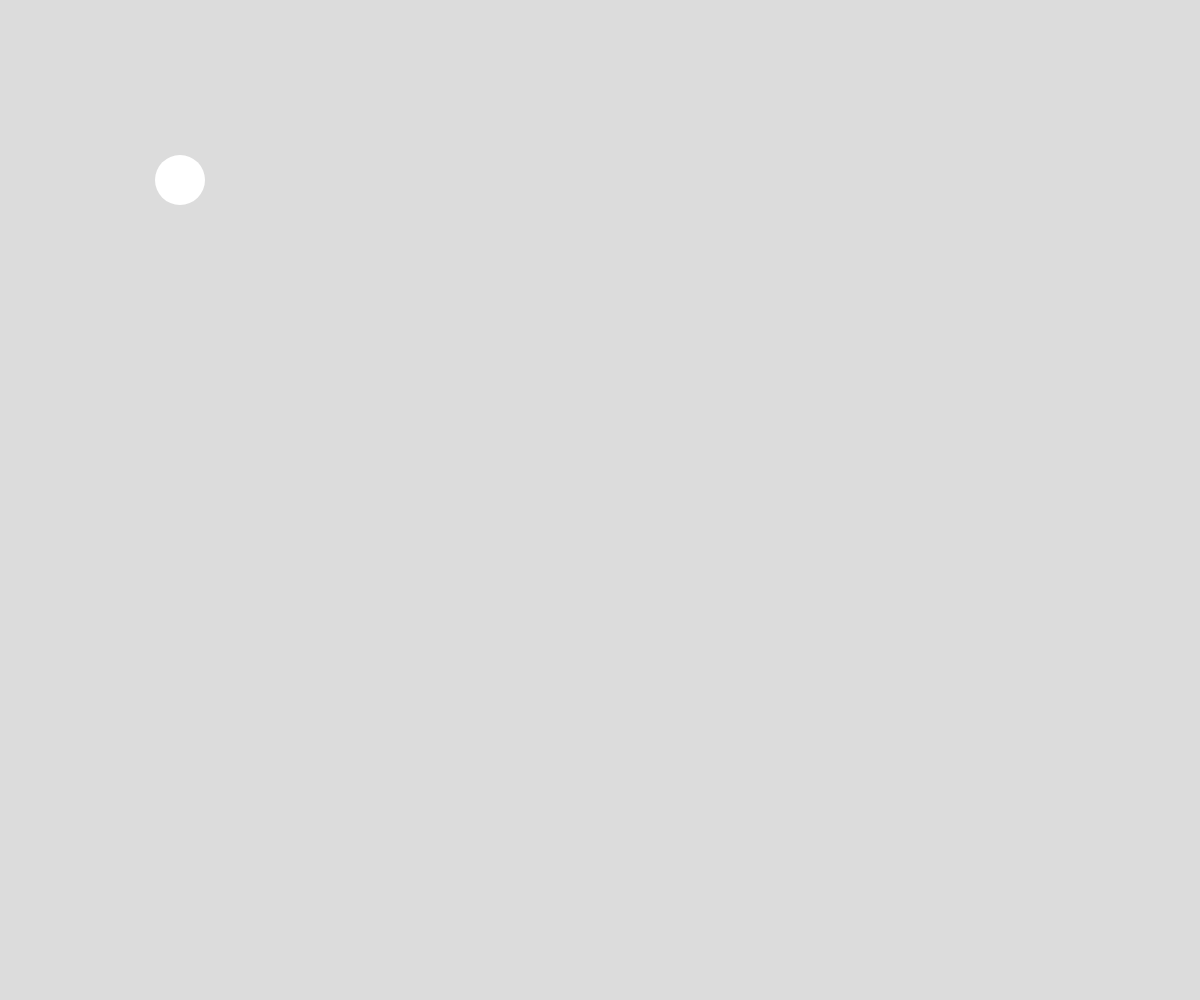
Frame 1 (no input)
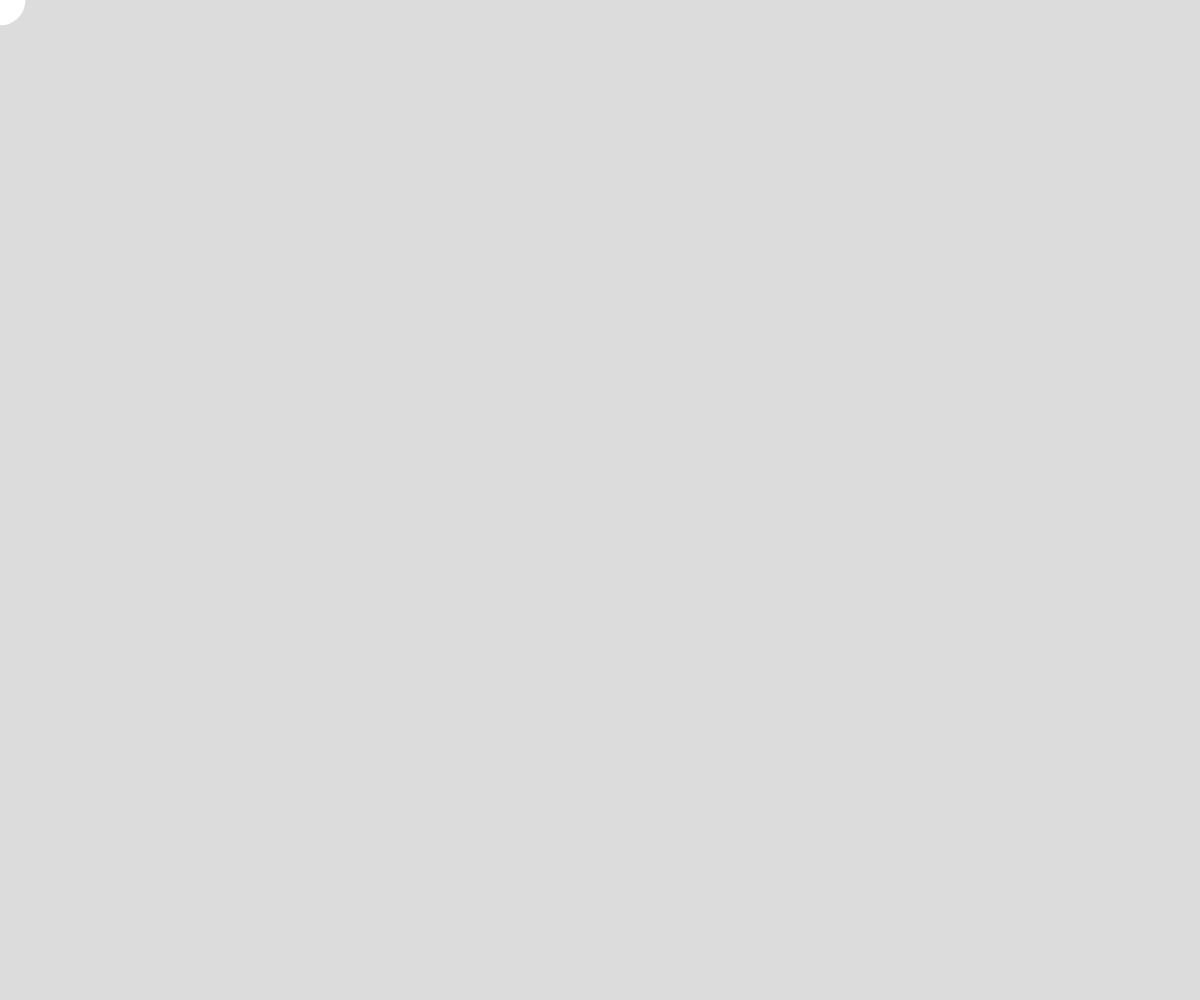
Frame 60 (no input)
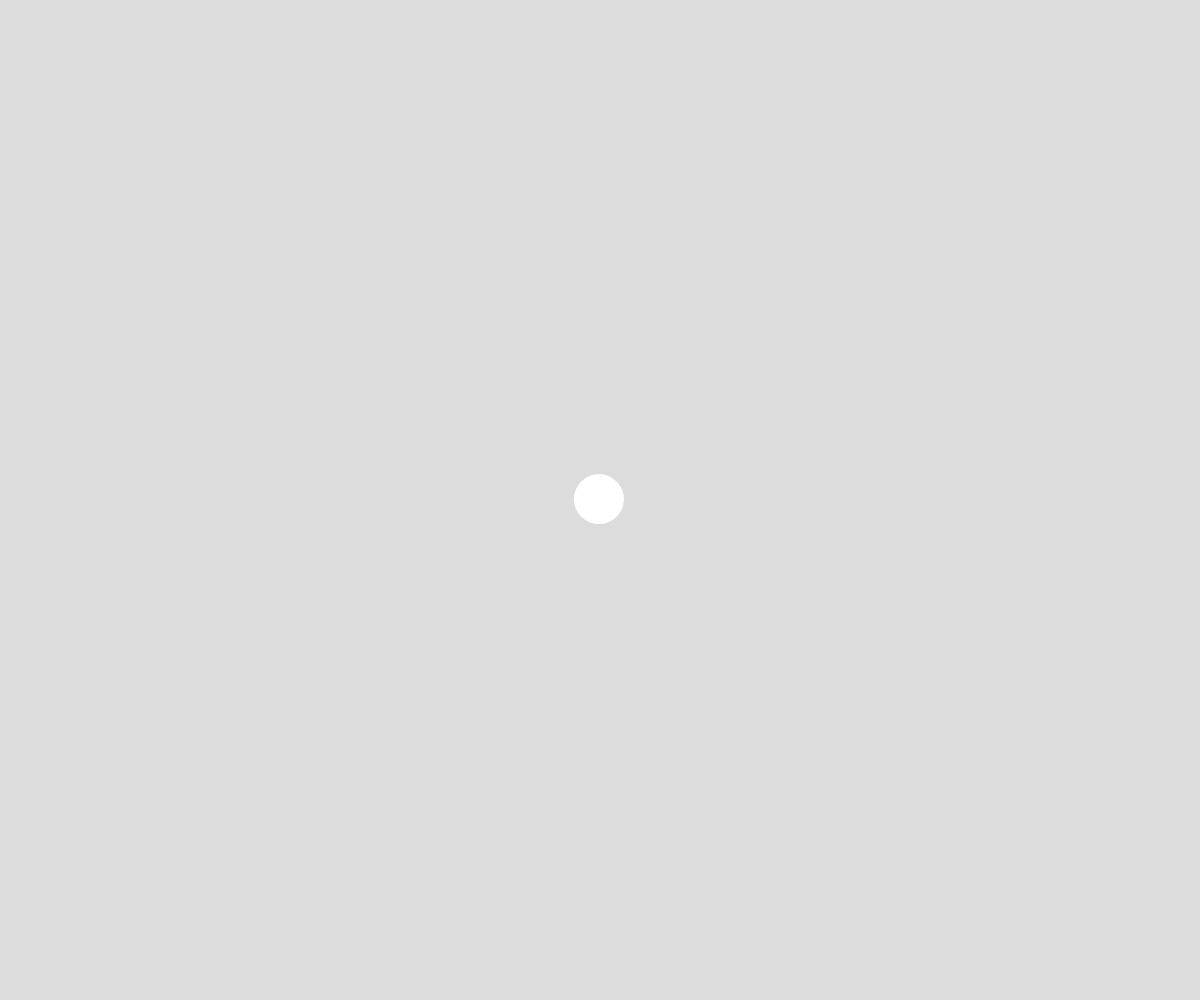
Frame 120 (the mouse pressed at the canvas centre since frame 60)

The p5.js sketch that drew these frames (run headless with seeded random() and noise() and a simulated clock; from frame 60 on, the mouse is pressed at the canvas centre):

// p5.js sketch
// ── sketch.js
xPos = 200;
yPos = 200;

factor = 10;

function setup() {
  createCanvas(windowWidth, windowHeight);
  noStroke();
}

function draw() {
  deltaX = (mouseX - xPos)/factor;
  deltaY = (mouseY - yPos)/factor;

  xPos += deltaX;
  yPos += deltaY;

  background(220);
  ellipse(xPos, yPos, 50, 50);
}

function mouseReleased() {
  xPos = mouseX;
  yPos = mouseY;
}
